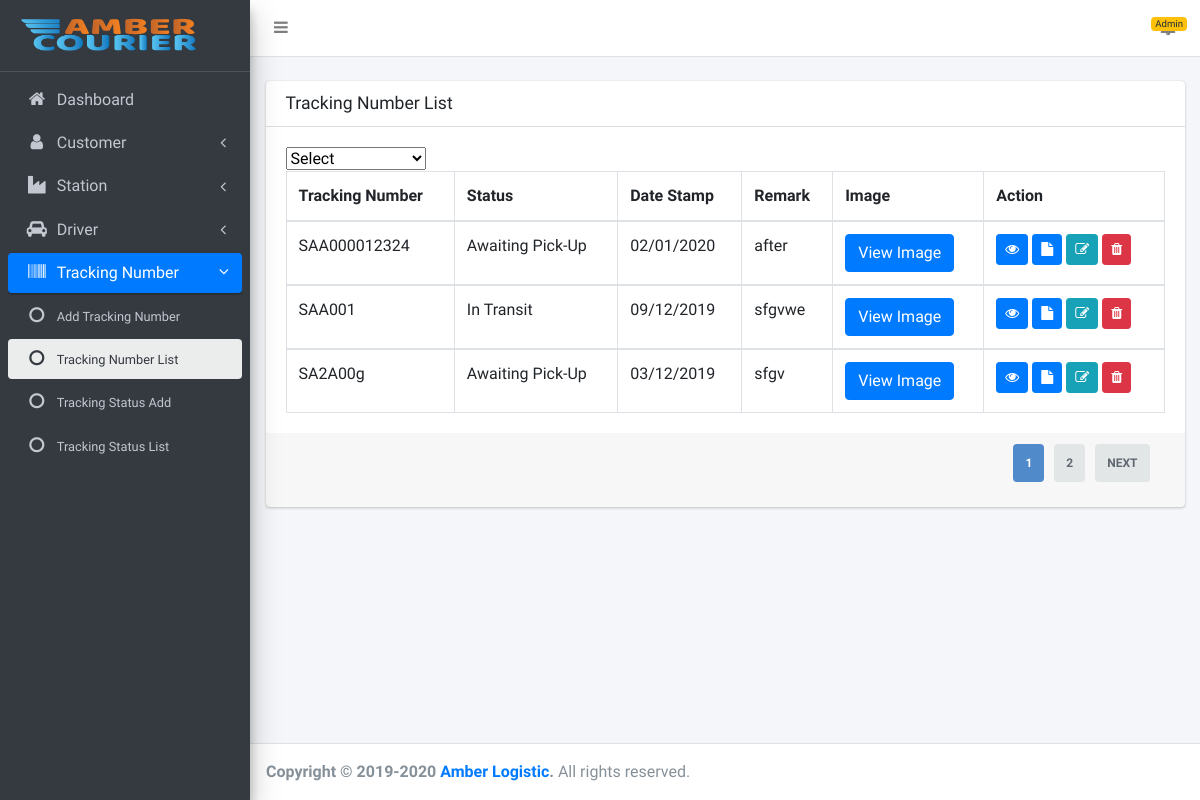
/admin/tracking-numbers/view.php (signed in), run on an earlier commit of the app's database.
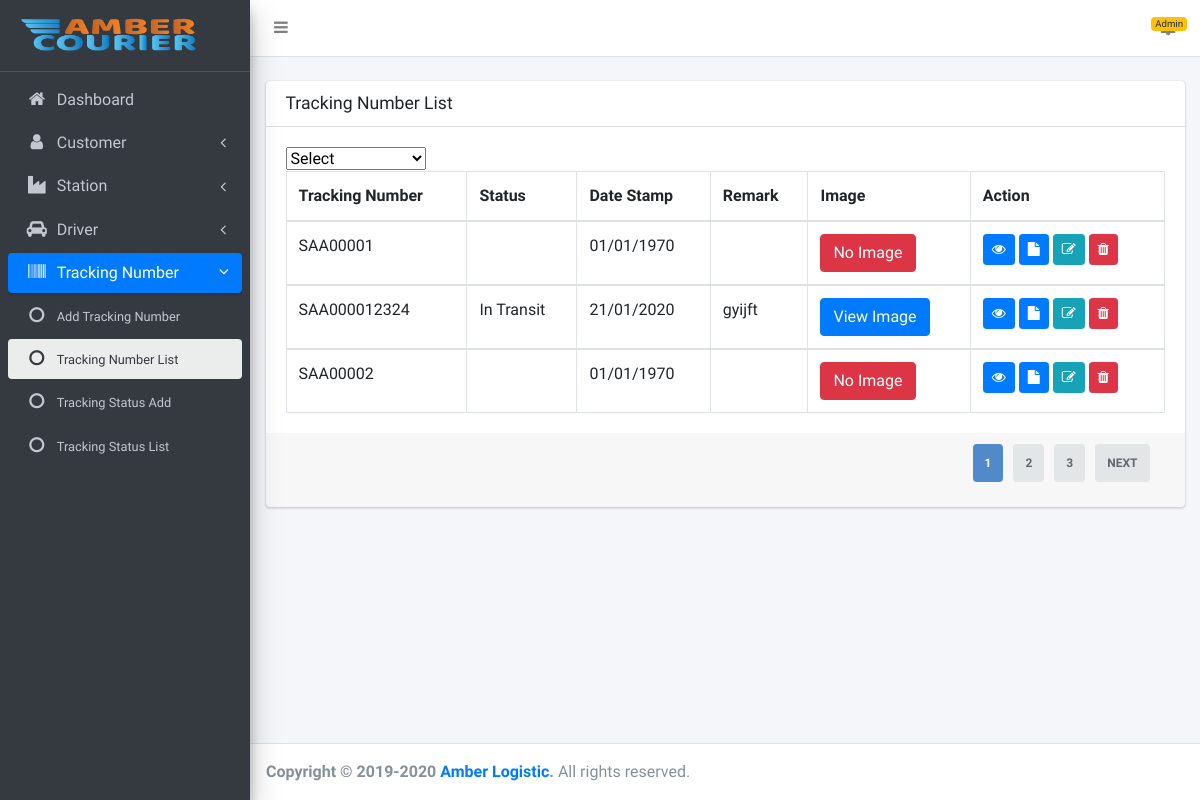
And on a later commit of the database.
### tables this page shows
CREATE TABLE `tracking_numbers` (
  `id` int(11) NOT NULL,
  `tracking_number` varchar(255) DEFAULT NULL,
  `station_prefix_id` int(11) DEFAULT NULL,
  `status_id` int(11) DEFAULT NULL,
  `date_stamp` varchar(255) DEFAULT NULL,
  `image_path` varchar(255) DEFAULT NULL,
  `remark` mediumtext DEFAULT NULL,
  `sender_id` int(11) DEFAULT NULL,
  `receiver_id` int(11) DEFAULT NULL,
  `parcel_type` int(11) DEFAULT NULL COMMENT '1=Parcel,2=Document,3=Heavy Shipment',
  `created_at` timestamp NULL DEFAULT current_timestamp()
);

CREATE TABLE `station_prefix` (
  `id` int(11) NOT NULL,
  `name` varchar(255) DEFAULT NULL,
  `station_id` int(11) DEFAULT NULL,
  `created_at` timestamp NULL DEFAULT current_timestamp()
);

CREATE TABLE `status` (
  `id` int(11) NOT NULL,
  `name` varchar(255) DEFAULT NULL,
  `others` varchar(255) DEFAULT NULL,
  `created_at` timestamp NULL DEFAULT current_timestamp()
);

### admin/tracking-numbers/view.php (the view, shortened to what the changed rows need)
<?php
include(ROOT_PATH . "includes/db.php");
$total_pages = $con->query('SELECT * FROM tracking_numbers group by tracking_number')->num_rows;
$page = isset($_GET['page']) && is_numeric($_GET['page']) ? $_GET['page'] : 1;
$num_results_on_page = PAGINATION;
$calc_page = ($page - 1) * $num_results_on_page;
$query = "SELECT * FROM tracking_numbers group by tracking_number LIMIT $calc_page,$num_results_on_page";
$result = mysqli_query($con, $query);
?>
<!DOCTYPE html>
<html lang="en">
<?php
include(ROOT_PATH . "admin/includes/head.php"); ?>
<body class="hold-transition sidebar-mini layout-fixed">
<div class="wrapper">
    <div class="content-wrapper">
        <br>
        <section class="content">
            <div class="container-fluid">
                <div class="row">
                    <div class="col-md-12">
                        <div class="card">
                            <div class="card-body container-fluid">
                                <table class="table table-bordered layout-fixed" id="result" width="100%" cellspacing="0">
                                    <thead>
                                    <tr>
                                        <th>Tracking Number</th>
                                        <th>Status</th>
                                        <th>Date Stamp</th>
                                        <th>Remark</th>
                                        <th>Image</th>
                                        <th>Action</th>
                                    </tr>
                                    </thead>
                                    <?php
                                    while ($row = mysqli_fetch_assoc($result)) {
                                        ?>
                                        <tbody>
                                        <?php
                                        $track = $row['tracking_number'];
                                        $query1 = "SELECT COUNT(*) as total FROM tracking_numbers WHERE tracking_number='" . $track . "' ORDER BY date_stamp desc";
                                        $result1 = mysqli_query($con, $query1);
                                        $data = mysqli_fetch_assoc($result1);
                                        $query2 = "SELECT * FROM tracking_numbers WHERE tracking_number='" . $track . "' ORDER BY date_stamp desc";
                                        $result2 = mysqli_query($con, $query2);
                                        $row1 = mysqli_fetch_assoc($result2);
                                        $flag = 0;
                                        for ($i = 0; $i <= $data['total']; $i++) {
                                            if ($flag == 0) {
                                                ?>
                                                <tr id="row<?php echo $row1['id']; ?>">
                                                    <td scope="row">
                                                        <?php
                                                        $prefix_id = $row['station_prefix_id'];
                                                        $query_prefix = "select * from station_prefix where id='$prefix_id' LIMIT 1";
                                                        $result_prefix = mysqli_query($con, $query_prefix);
                                                        $row_prefix = mysqli_fetch_assoc($result_prefix);
                                                        echo $row_prefix['name'].$row['tracking_number']; ?>
                                                    </td>
                                                    <td>
                                                        <?php
                                                        $status_id = $row1['status_id'];
                                                        $query_sta = "select * from status where id='$status_id' LIMIT 1";
                                                        $result_sta = mysqli_query($con, $query_sta);
                                                        $row_sta = mysqli_fetch_assoc($result_sta);
                                                        echo $row_sta['name'];
                                                        ?>
                                                    </td>
                                                    <td><?php echo date('d/m/Y', $row1['date_stamp']);?></td>
                                                    <td><?php echo $row1['remark'] ?></td>
                                                    <td>
                                                        <?php
                                                        if (isset($row1['image_path']) && !empty($row1['image_path'])) {
                                                            ?>
                                                            <button class='btn btn-primary' id='<?php echo "../".$row1['image_path'] ?>' onclick='imageFunction(this.id)'>View Image</button>
                                                        <?php
                                                        } else {
                                                            ?>
                                                            <button class='btn btn-danger' id = '../upload/default/no-image.png' onclick='imageFunction(this.id)'>No Image</button>
                                                        <?php
                                                        }
                                                        ?>
                                                    </td>
                                                    <td>
                                                        <a class="btn btn-primary btn-sm"
                                                           href="single.php?tracking_number=<?php echo $row1['tracking_number']; ?>"><i
                                                                    class="fa fa-eye"></i></a>
                                                        <a class="btn btn-primary btn-sm"
                                                           href="pdf.php?tracking_number=<?php echo $row1['tracking_number']; ?>"><i
                                                                    class="fa fa-file"></i></a>
                                                        <a class="btn btn-info btn-sm"
                                                           href="edit.php?id=<?php echo $row1['id']; ?>"><i
                                                                    class="fa fa-edit"></i></a>
                                                        <button class="btn btn-danger btn-sm" onclick="deleteFunction(this.id)"
                                                                id="<?php echo $row1['id']; ?>"><i
                                                                    class="fa fa-trash"></i>
                                                        </button>
                                                    </td>
                                                </tr>
                                                <?php $flag = 1; $image_id = $row1['image_path'];
                                            }
                                        }
                                        ?>
                                        </tbody>
                                        <?php
                                    }
                                    ?>
                                </table>
                            </div>
                            <div class="card-footer clearfix">
                                <?php if (ceil($total_pages / $num_results_on_page) > 0): ?>
                                    <ul class="pagination  pull-right">
                                        <?php if ($page + 2 < ceil($total_pages / $num_results_on_page) + 1): ?>
                                            <li class="page"><a
                                                    href="view.php?page=<?php echo $page + 2 ?>"><?php echo $page + 2 ?></a>
                                            </li><?php endif; ?>
                                    </ul>
                                <?php endif; ?>
                            </div>
                        </div>
                    </div>
                </div>
            </div>
        </section>
    </div>
</div>
</body>
</html>

What changed in the data, as far as the page shows it:
no longer on this page (row unchanged): tracking_numbers: station_prefix.name "SA", tracking_number "A001", status.name "In Transit", date_stamp "09/12/2019", remark "sfgvwe"
no longer on one of the page's lists (row unchanged): tracking_numbers: station_prefix.name "SA", tracking_number "A000012324", status.name "Awaiting Pick-Up", date_stamp "02/01/2020", remark "after"
no longer on this page (row unchanged): tracking_numbers: station_prefix.name "SA2", tracking_number "A00g", status.name "Awaiting Pick-Up", date_stamp "03/12/2019", remark "sfgv"
added tracking_numbers: station_prefix.name "SA", tracking_number "A00001", date_stamp "01/01/1970", shows "No Image"
added tracking_numbers: station_prefix.name "SA", $row['tracking_number'] "A000012324", status.name "In Transit", date_stamp "21/01/2020", remark "gyijft"
added tracking_numbers: station_prefix.name "SA", tracking_number "A00002", date_stamp "01/01/1970", shows "No Image"
Also different on the page:
$page + 2: (not shown) → "3"
